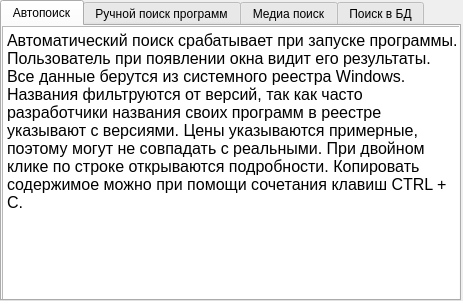
<?xml version="1.0" encoding="UTF-8"?>
<ui version="4.0">
 <class>Spravka</class>
 <widget class="QWidget" name="Spravka">
  <property name="windowModality">
   <enum>Qt::ApplicationModal</enum>
  </property>
  <property name="geometry">
   <rect>
    <x>0</x>
    <y>0</y>
    <width>463</width>
    <height>301</height>
   </rect>
  </property>
  <property name="windowTitle">
   <string>Справка о программе LicenseChecker</string>
  </property>
  <property name="windowIcon">
   <iconset>
    <normaloff>LicenseChecker.ico</normaloff>LicenseChecker.ico</iconset>
  </property>
  <widget class="QTabWidget" name="tabWidget">
   <property name="geometry">
    <rect>
     <x>0</x>
     <y>0</y>
     <width>461</width>
     <height>301</height>
    </rect>
   </property>
   <property name="currentIndex">
    <number>0</number>
   </property>
   <widget class="QWidget" name="tab">
    <attribute name="title">
     <string>Автопоиск</string>
    </attribute>
    <widget class="QTextBrowser" name="textBrowser">
     <property name="geometry">
      <rect>
       <x>0</x>
       <y>0</y>
       <width>461</width>
       <height>281</height>
      </rect>
     </property>
     <property name="html">
      <string>&lt;!DOCTYPE HTML PUBLIC &quot;-//W3C//DTD HTML 4.0//EN&quot; &quot;http://www.w3.org/TR/REC-html40/strict.dtd&quot;&gt;
&lt;html&gt;&lt;head&gt;&lt;meta name=&quot;qrichtext&quot; content=&quot;1&quot; /&gt;&lt;style type=&quot;text/css&quot;&gt;
p, li { white-space: pre-wrap; }
&lt;/style&gt;&lt;/head&gt;&lt;body style=&quot; font-family:'MS Shell Dlg 2'; font-size:8.25pt; font-weight:400; font-style:normal;&quot;&gt;
&lt;p style=&quot; margin-top:0px; margin-bottom:0px; margin-left:0px; margin-right:0px; -qt-block-indent:0; text-indent:0px;&quot;&gt;&lt;span style=&quot; font-size:12pt;&quot;&gt;Автоматический поиск срабатывает при запуске программы. Пользователь при появлении окна видит его результаты. Все данные берутся из системного реестра Windows. Названия фильтруются от версий, так как часто разработчики названия своих программ в реестре указывают с версиями. Цены указываются примерные, поэтому могут не совпадать с реальными. При двойном клике по строке открываются подробности. Копировать содержимое можно при помощи сочетания клавиш CTRL + C.&lt;/span&gt;&lt;/p&gt;&lt;/body&gt;&lt;/html&gt;</string>
     </property>
    </widget>
   </widget>
   <widget class="QWidget" name="tab_2">
    <attribute name="title">
     <string>Ручной поиск программ</string>
    </attribute>
    <widget class="QTextBrowser" name="textBrowser_2">
     <property name="geometry">
      <rect>
       <x>0</x>
       <y>0</y>
       <width>461</width>
       <height>281</height>
      </rect>
     </property>
     <property name="html">
      <string>&lt;!DOCTYPE HTML PUBLIC &quot;-//W3C//DTD HTML 4.0//EN&quot; &quot;http://www.w3.org/TR/REC-html40/strict.dtd&quot;&gt;
&lt;html&gt;&lt;head&gt;&lt;meta name=&quot;qrichtext&quot; content=&quot;1&quot; /&gt;&lt;style type=&quot;text/css&quot;&gt;
p, li { white-space: pre-wrap; }
&lt;/style&gt;&lt;/head&gt;&lt;body style=&quot; font-family:'MS Shell Dlg 2'; font-size:8.25pt; font-weight:400; font-style:normal;&quot;&gt;
&lt;p style=&quot; margin-top:0px; margin-bottom:0px; margin-left:0px; margin-right:0px; -qt-block-indent:0; text-indent:0px;&quot;&gt;&lt;span style=&quot; font-size:12pt;&quot;&gt;Ручной поиск программ в указанной директории ищет все исполняемые файлы, собирает их в один список, а далее сравнивает элементы списка с базой данных. Можно указывать отдельную папку, или весь жесткий диск. Степень обнаружения зависит от наполнения имен файл в базе или совпадением имени файла с названием программы. При поиске учитываются только exe файлы. Можно указать сразу несколько директорий для поиска. Вручную написать можно только одну директорию.&lt;/span&gt;&lt;/p&gt;&lt;/body&gt;&lt;/html&gt;</string>
     </property>
    </widget>
   </widget>
   <widget class="QWidget" name="tab_3">
    <attribute name="title">
     <string>Медиа поиск</string>
    </attribute>
    <widget class="QTextBrowser" name="textBrowser_3">
     <property name="geometry">
      <rect>
       <x>0</x>
       <y>0</y>
       <width>461</width>
       <height>281</height>
      </rect>
     </property>
     <property name="html">
      <string>&lt;!DOCTYPE HTML PUBLIC &quot;-//W3C//DTD HTML 4.0//EN&quot; &quot;http://www.w3.org/TR/REC-html40/strict.dtd&quot;&gt;
&lt;html&gt;&lt;head&gt;&lt;meta name=&quot;qrichtext&quot; content=&quot;1&quot; /&gt;&lt;style type=&quot;text/css&quot;&gt;
p, li { white-space: pre-wrap; }
&lt;/style&gt;&lt;/head&gt;&lt;body style=&quot; font-family:'MS Shell Dlg 2'; font-size:8.25pt; font-weight:400; font-style:normal;&quot;&gt;
&lt;p style=&quot; margin-top:0px; margin-bottom:0px; margin-left:0px; margin-right:0px; -qt-block-indent:0; text-indent:0px;&quot;&gt;&lt;span style=&quot; font-size:12pt;&quot;&gt;Медиа поиск позволяет найти в указанной папке все изображения, аудио и видео наиболее популярных форматов (.tiff, .jpeg, .bmp, .jpe, .jpg, .png, .gif, .psd, .mpeg, .flv, .mov, .m4a, .ac3, .aac, .h264, .m4v, .mkv, .mp4, .3gp, .avi, .ogg, .vob, .wma, .mp3, .wav, .mpg, .wmv). Можно указать минимальный размер обнаруживаемых файлов. Для поиска можно указывать отдельные папки или весь диск.&lt;/span&gt;&lt;/p&gt;&lt;/body&gt;&lt;/html&gt;</string>
     </property>
    </widget>
   </widget>
   <widget class="QWidget" name="tab_4">
    <attribute name="title">
     <string>Поиск в БД</string>
    </attribute>
    <widget class="QTextBrowser" name="textBrowser_4">
     <property name="geometry">
      <rect>
       <x>0</x>
       <y>0</y>
       <width>461</width>
       <height>281</height>
      </rect>
     </property>
     <property name="html">
      <string>&lt;!DOCTYPE HTML PUBLIC &quot;-//W3C//DTD HTML 4.0//EN&quot; &quot;http://www.w3.org/TR/REC-html40/strict.dtd&quot;&gt;
&lt;html&gt;&lt;head&gt;&lt;meta name=&quot;qrichtext&quot; content=&quot;1&quot; /&gt;&lt;style type=&quot;text/css&quot;&gt;
p, li { white-space: pre-wrap; }
&lt;/style&gt;&lt;/head&gt;&lt;body style=&quot; font-family:'MS Shell Dlg 2'; font-size:8.25pt; font-weight:400; font-style:normal;&quot;&gt;
&lt;p style=&quot; margin-top:0px; margin-bottom:0px; margin-left:0px; margin-right:0px; -qt-block-indent:0; text-indent:0px;&quot;&gt;&lt;span style=&quot; font-size:12pt;&quot;&gt;Поиск в базе позволяет найти в ней программу по части названия. Например, 'Архиватор WinRaR 3.53', в базе достаточно набрать 'Winrar' Сама база данных хранится в папке с программой \\data\\Lpro.db.&lt;/span&gt;&lt;/p&gt;&lt;/body&gt;&lt;/html&gt;</string>
     </property>
    </widget>
   </widget>
  </widget>
 </widget>
 <resources/>
 <connections/>
</ui>
